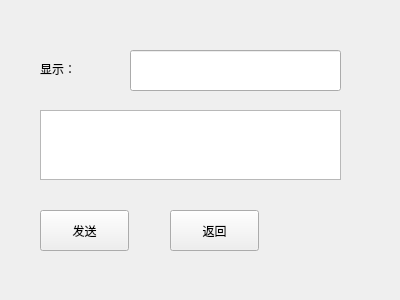
<?xml version="1.0" encoding="UTF-8"?>
<ui version="4.0">
 <class>device02</class>
 <widget class="QWidget" name="device02">
  <property name="geometry">
   <rect>
    <x>0</x>
    <y>0</y>
    <width>400</width>
    <height>300</height>
   </rect>
  </property>
  <property name="windowTitle">
   <string>Form</string>
  </property>
  <widget class="QPushButton" name="sendButton">
   <property name="geometry">
    <rect>
     <x>40</x>
     <y>210</y>
     <width>89</width>
     <height>41</height>
    </rect>
   </property>
   <property name="text">
    <string>发送</string>
   </property>
  </widget>
  <widget class="QPushButton" name="exitButton">
   <property name="geometry">
    <rect>
     <x>170</x>
     <y>210</y>
     <width>89</width>
     <height>41</height>
    </rect>
   </property>
   <property name="text">
    <string>返回</string>
   </property>
  </widget>
  <widget class="QLineEdit" name="displayText">
   <property name="geometry">
    <rect>
     <x>130</x>
     <y>50</y>
     <width>211</width>
     <height>41</height>
    </rect>
   </property>
  </widget>
  <widget class="QTextEdit" name="receText">
   <property name="geometry">
    <rect>
     <x>40</x>
     <y>110</y>
     <width>301</width>
     <height>70</height>
    </rect>
   </property>
  </widget>
  <widget class="QLabel" name="label">
   <property name="geometry">
    <rect>
     <x>40</x>
     <y>60</y>
     <width>67</width>
     <height>17</height>
    </rect>
   </property>
   <property name="text">
    <string>显示：</string>
   </property>
  </widget>
 </widget>
 <resources/>
 <connections/>
</ui>
